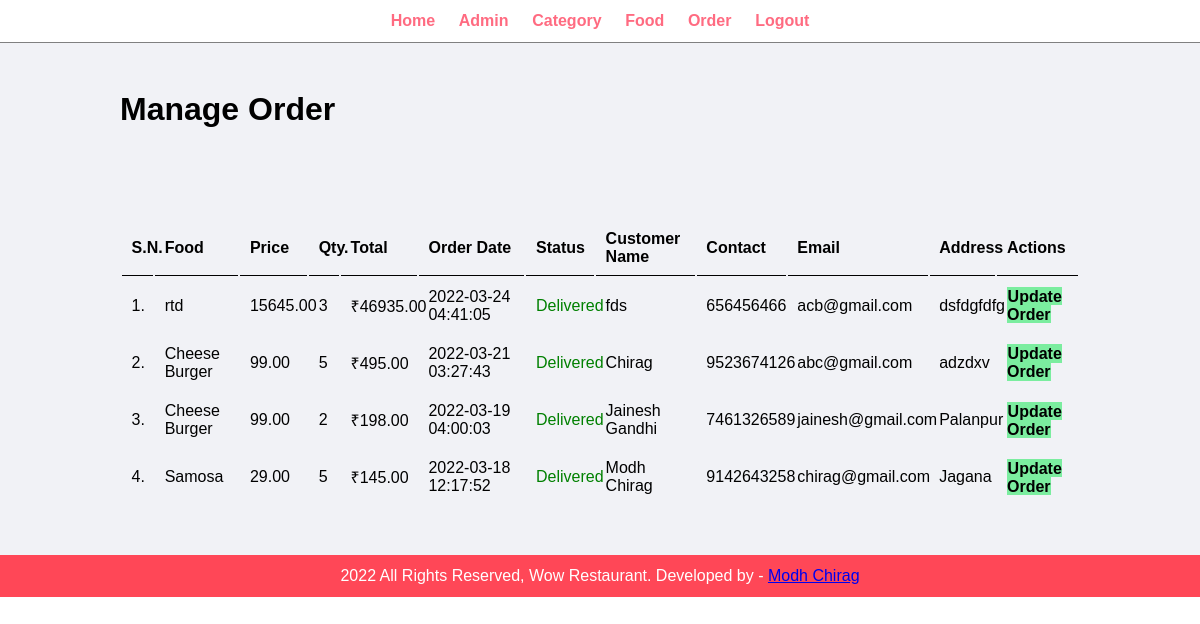
The app's page /admin/manage-order.php (signed in) with its own data.
### tables this page shows
CREATE TABLE IF NOT EXISTS `tbl_order` (
  `id` int(10) unsigned NOT NULL AUTO_INCREMENT,
  `food` varchar(150) NOT NULL,
  `price` decimal(10,2) NOT NULL,
  `qty` int(11) NOT NULL,
  `total` decimal(10,2) NOT NULL,
  `order_date` datetime NOT NULL,
  `status` varchar(50) NOT NULL,
  `customer_name` varchar(150) NOT NULL,
  `customer_contact` varchar(20) NOT NULL,
  `customer_email` varchar(150) NOT NULL,
  `customer_address` varchar(255) NOT NULL,
  PRIMARY KEY (`id`)
);

### admin/manage-order.php (the view, shortened to what this page needs)
<?php
    include('partials/menu.php');
?>
<html>
<head>
</head>
    <body>
         <div class="main-content">
         <div class="wrapper">
             <h1>Manage Order</h1>
             <br><br><br>
             <br><br>
             <table class="tbl-full">
                 <tr>
                     <th>S.N.</th>
                     <th>Food</th>
                     <th>Price</th>
                     <th>Qty.</th>
                     <th>Total</th>
                     <th>Order Date</th>
                     <th>Status</th>
                     <th>Customer Name</th>
                     <th>Contact</th>
                     <th>Email</th>
                     <th>Address</th>
                     <th>Actions</th>
                 </tr>
                <?php
                    $sql = "SELECT * FROM tbl_order ORDER by id DESC";
                    $res = mysqli_query($conn, $sql);
                    $count = mysqli_num_rows($res);
                    $sn = 1;
                    if($count>0)
                    {
                        while($row=mysqli_fetch_assoc($res))
                        {
                            $id = $row['id'];
                            $food = $row['food'];
                            $price = $row['price'];
                            $qty = $row['qty'];
                            $total = $row['total'];
                            $order_date = $row['order_date'];
                            $status = $row['status'];
                            $customer_name = $row['customer_name'];
                            $customer_contact = $row['customer_contact'];
                            $customer_email = $row['customer_email'];
                            $customer_address = $row['customer_address'];
                            ?>
                                <tr>
                                    <td><?php echo $sn++; ?>.</td>
                                    <td><?php echo $food; ?></td>
                                    <td><?php echo $price; ?></td>
                                    <td><?php echo $qty; ?></td>
                                    <td>&#8377;<?php echo $total; ?></td>
                                    <td><?php echo $order_date; ?></td>
                                    <td>
                                        <?php
                                             if($status=="Ordered")
                                             {
                                                 echo "<label>$status</label>";
                                             }
                                             elseif($status=="On Delivery")
                                             {
                                                echo "<label style='color: orange;'>$status</label>";
                                             }
                                             elseif($status=="Delivered")
                                             {
                                                echo "<label style='color: green;'>$status</label>";
                                             }
                                             elseif($status=="Cancelled")
                                             {
                                                echo "<label style='color: red;'>$status</label>";
                                             }
                                        ?>
                                    </td>
                                    <td><?php echo $customer_name; ?></td>
                                    <td><?php echo $customer_contact; ?></td>
                                    <td><?php echo $customer_email; ?></td>
                                    <td><?php echo $customer_address; ?></td>
                                    <td>
                                        <a href="<?php echo SITEURL; ?>admin/update-order.php?id=<?php echo $id; ?>" class="btn-secondary">Update Order</a>
                                    </td>
                                </tr>
                            <?php
                        }
                    }
                    else
                    {
                        echo "<tr><td colspan='12' class='error'>Order Not Available</td></tr>";
                    }
                ?>
             </table>
            </div>
        </div>
</body>
</html>
<?php
    include('partials/footer.php');
?>

### css/admin.css (style rules this page uses)
* { margin: 0; padding: 0; font-family: Arial, Helvetica, sans-serif; }
.wrapper { padding: 1%; width: 80%; margin: 0 auto; }
.tbl-full { width: 100%; }
table tr th { border-bottom: 1px solid black; padding: 1%; text-align: left; }
table tr td { padding: 1%; }
.btn-secondary { background-color: #7bed9f; padding:1%; color: black; text-decoration: none; font-weight: bold; }
.main-content { background-color: #f1f2f6; padding: 3% 0; }

### records on screen
tbl_order: food "rtd", price "15645.00", qty "3", total "46935.00", order_date "2022-03-24 04:41:05", status "Delivered", customer_name "fds", customer_contact "656456466", customer_email "acb@gmail.com", customer_address "dsfdgfdfg"
tbl_order: food "Cheese Burger", price "99.00", qty "5", total "495.00", order_date "2022-03-21 03:27:43", status "Delivered", customer_name "Chirag", customer_contact "9523674126", customer_email "abc@gmail.com", customer_address "adzdxv"
tbl_order: food "Cheese Burger", price "99.00", qty "2", total "198.00", order_date "2022-03-19 04:00:03", status "Delivered", customer_name "Jainesh Gandhi", customer_contact "7461326589", customer_email "jainesh@gmail.com", customer_address "Palanpur"
tbl_order: food "Samosa", price "29.00", qty "5", total "145.00", order_date "2022-03-18 12:17:52", status "Delivered", customer_name "Modh Chirag", customer_contact "9142643258", customer_email "chirag@gmail.com", customer_address "Jagana"
